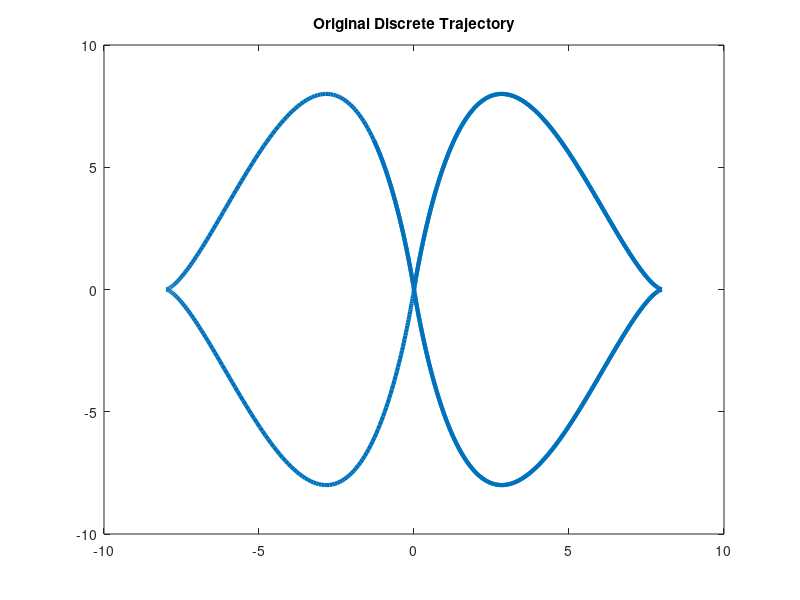

MATLAB code to generate this figure: (Note: this script raises an error after producing the figure.)
% velocity motion model based inverse kinematics
% (c) 

clear;clc; close all;
T =0.01;
ITER = 1000;
L = 0.5; %robot width
r = 0.25; %wheel radius

t=linspace(-pi,pi,ITER); 
xt = 8*sin(t).^3; yt = 8*sin((2*t)).^3;
%plot(x,y)

N=0:ITER;
x = 8*(sin(N*T)).^3;
y = 8*(sin(2*N*T)).^3;
%figure;
plot(x,y, 'linewidth', 3)
title('Original Discrete Trajectory')
figure;

% initializing
phiN = zeros(1, ITER); w = zeros(1, ITER); v = zeros(1, ITER);
v_r = zeros(1, ITER); v_l = zeros(1, ITER); w_l = zeros(1, ITER); 
w_r = zeros(1, ITER);

for n=2:length(N)-1
    phiN(n) = atan2(y(n) - y(n-1), x(n) - x(n-1));
    
    meu = 0.5*( (sin(phiN(n))*(y(n+1)-y(n))+cos(phiN(n))*(x(n+1)-x(n))) ...
        / (cos(phiN(n))*(y(n+1)-y(n))-sin(phiN(n))*(x(n+1)-x(n))) );
    
    xm = 0.5*(x(n)+x(n+1));
    ym = 0.5*(y(n)+y(n+1));
    
    xs = xm - (meu/2)*(y(n+1)-y(n));
    ys = ym + (meu/2)*(x(n+1)-x(n));

    R = sqrt((x(n)-xs)^2+(y(n)-ys)^2);
    
    theta_1 = atan2(y(n)-ys,x(n)-xs);
    theta_2 = atan2(y(n+1)-ys,x(n+1)-xs);

    delta_phi_n = wrapToPi(theta_1 - theta_2);
    
    w(n) = delta_phi_n / T;
    
    v(n) = R*abs(w(n));
    
    v_r(n) = ( (R + 0.5*L).*w(n)); % right wheel linear velocity
    w_r(n) = v_r(n)/ r; % right wheel angular velocity

    v_l(n) = ( (R - 0.5*L).*w(n)); % left wheel linear velocity
    w_l(n) = v_l(n)/r; % left wheel angular velocity
    
end 

subplot 211
plot(v,'linewidth',2); legend('v_n'); title('linear velocity')
subplot 212
plot(w,'linewidth',2); legend('\omega_n'); title('anguar velocity')
figure;

% R_t = v./w; 
% 
% v_r = ( (R_t + 0.5*L).*w); % right wheel linear velocity
% w_r = v_r ./ r; % right wheel angular velocity
% 
% v_l = ( (R_t - 0.5*L).*w); % left wheel linear velocity
% w_l = v_l./r; % left wheel angular velocity

subplot 121
plot(w_r,'linewidth',2); legend('\omega_r'); title('w_r')
subplot 122
plot(w_l,'linewidth',2); legend('\omega_l'); title('w_l')
% subplot 223
% plot(v_r); title('v_r')
% subplot 224
% plot(v_l); title('v_l')

% %plotting initializations: 
% axis tight manual % this ensures that getframe() returns a consistent size
% filename = 'testAnimated.gif';
% h = figure; 

x_f = zeros(1, ITER); y_f = zeros(1, ITER); phi_f = zeros(1, ITER); 
for n = 1:ITER-1
%     x_f(n+1) = x_f(n) + (v(n)/w(n))*(-sin(phiN(n))+sin(phiN(n)+w(n)*T));
%     y_f(n+1) = y_f(n) + (v(n)/w(n))*(-cos(phiN(n))+cos(phiN(n)+w(n)*T));
    
    x_f(n+1) = x_f(n) + v(n)*T*cos(phiN(n));
    y_f(n+1) = y_f(n) + v(n)*T*sin(phiN(n));
    
    %phiN(n+1) = phiN(n)+T*w(n);
    
%     %create GIF
%     frame = getframe(h); 
%     im = frame2im(frame); 
%     [imind,cm] = rgb2ind(im,256); 
%     % Write to the GIF File 
%     if n == 2
%       imwrite(imind,cm,filename,'gif', 'Loopcount',inf); 
%     else 
%       imwrite(imind,cm,filename,'gif','WriteMode','append'); 
%     end 

end
figure;
hold on
plot(x_f,y_f,'linewidth',1.5)
plot(x,y,'linewidth',2)
legend('Recovered','True')
xlabel('x'); ylabel('y');
title('Recovered trajectory')

% figure()
% hold on 
%  
% plot(x_f, y_f, 'linewidth', 6); 
% plot(x,y,'linewidth',2);
% legend('Calculated Path', 'Original Path')
% hold off
% 
% print -deps figures/OutputFig
